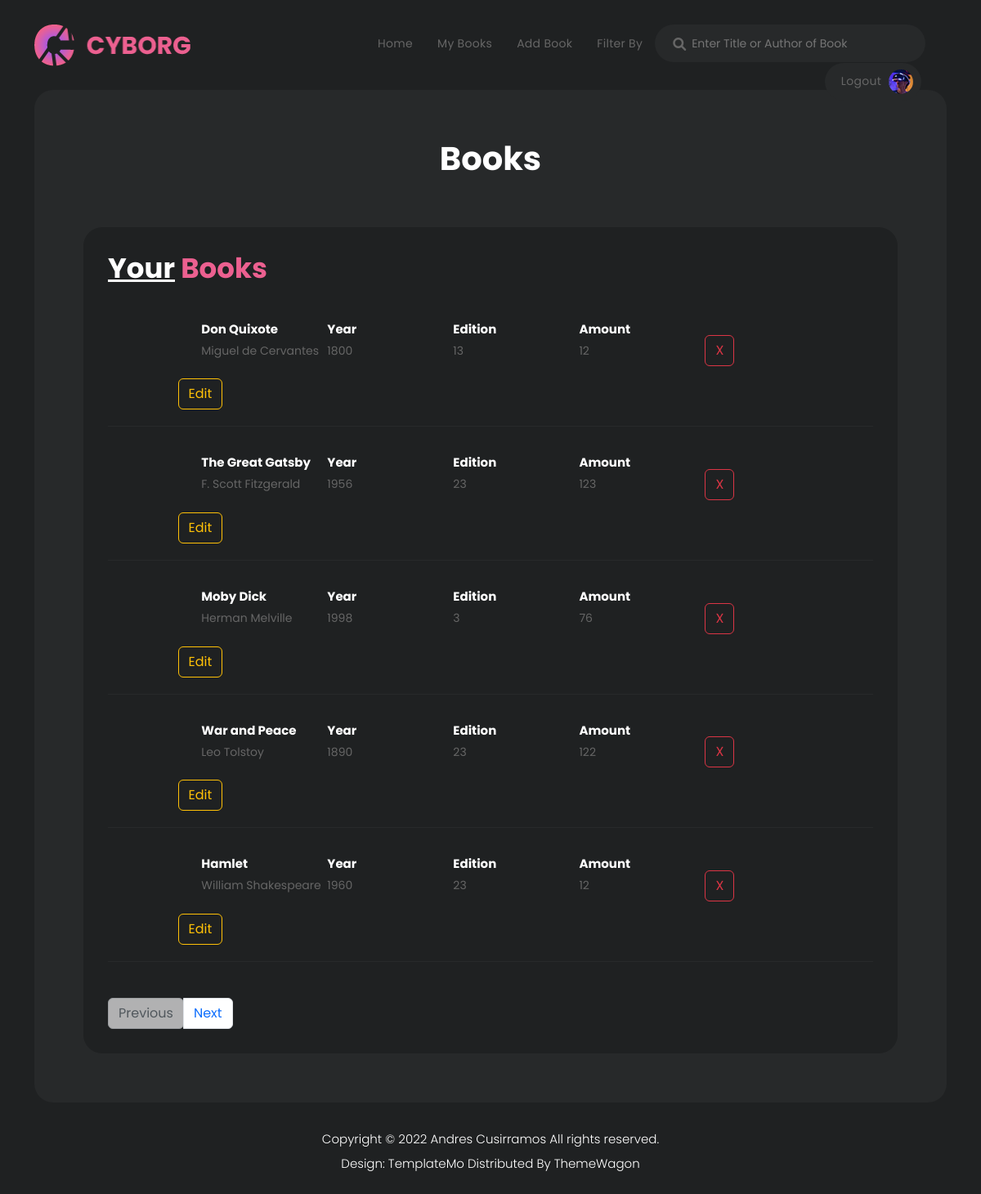
Screenshot of / (signed in) with the database file from the repository.
### website/models.py (models this page shows)
class Book(db.Model):
    id = db.Column(db.Integer, primary_key=True)
    title = db.Column(db.String(150))
    author = db.Column(db.String(150))
    year = db.Column(db.String(50))
    edition = db.Column(db.Integer)
    image = db.Column(db.String(500))
    amount = db.Column(db.Integer)

### website/views.py (the view)
@views.route('/', methods=['GET'], defaults={"page": 1})
@views.route('/<int:page>', methods=['GET'])
@login_required
def view(page):
    page = page
    per_page = 5
    threads = Book.query.paginate(page,per_page,error_out=False)
    return render_template("home.html", threads=threads,user=current_user )

### website/__init__.py (called while the page is built)
def create_app():
    app = Flask(__name__)
    app.config['SECRET_KEY'] = 'hjshjhdjah kjshkjdhjs'
    app.config['SQLALCHEMY_DATABASE_URI'] = f'sqlite:///{DB_NAME}'
    db.init_app(app)
    from .views import views
    from .auth import auth
    app.register_blueprint(views, url_prefix='/')
    app.register_blueprint(auth, url_prefix='/')
    from .models import User, Book
    create_database(app)
    login_manager = LoginManager()
    login_manager.login_view = 'auth.login'
    login_manager.init_app(app)
    @login_manager.user_loader
    def load_user(id):
        return User.query.get(int(id))
    return app

### website/templates/home.html (shortened to what this page needs)
{% extends "base.html" %} {% block title %}Home{% endblock %} {% block content
    %}
    <h1 align="center">Books</h1>
    <div class="gaming-library">
      <div class="col-lg-12">
        <div class="heading-section">
          <h4><em>Your</em> Books</h4>
        </div>
        {% for book in threads.items %}
        <div class="item">
          <ul>
            <li><img src="{{book.image}}" alt="" class="templatemo-item"></li>
            <li><h4>{{book.title}}</h4><span>{{book.author}}</span></li>
            <li><h4>Year</h4><span>{{book.year}}</span></li>
            <li><h4>Edition</h4><span>{{book.edition}}</span></li>
            <li><h4>Amount</h4><span>{{book.amount}}</span></li>
            <li><form action="{{url_for('views.delete', id = book.id)}}">
              <button type="submit" class="btn btn-outline-danger">X</button>
            </form></li>
            <li><form action="{{url_for('views.update', id = book.id)}}">
              <button type="submit" class="btn btn-outline-warning">Edit
              </button>
           </form></li>
          </ul>
        </div>
        {% endfor %}
    <nav aria-label="Page navigation example" style="display: inline-block; list-style-type: none;">
      <ul class="pagination">
          {% if threads.has_prev %}
            <li class="page-item"> <a class="page-link" href="{{ url_for('views.view', page=threads.prev_num) }}">Previous</a></li>
          {% else %}
            <li class="page-item"><a class="page-link btn disabled" href="#">Previous</a></li>
          {% endif %}
          {% if threads.has_next %}
            <li class="page-item"> <a class="page-link" href="{{ url_for('views.view', page=threads.next_num) }}">Next</a></li>
          {% else %}
            <li class="page-item"><a class="page-link btn disabled" href="#">Next</a></li>
          {% endif %}
      </ul>
    </nav>
  {% endblock %}

### website/static/assets/css/templatemo-cyborg-gaming.css (style rules this page uses)
html, body, div, span, applet, object, iframe, h1, h2, h3, h4, h5, h6, p, blockquote, div pre, a, abbr, acronym, address, big, cite, code, del, dfn, em, font, img, ins, kbd, q, s, samp, small, strike, strong, sub, sup, tt, var, b, u, i, center, dl, dt, dd, ol, ul, li, figure, header, nav, section, article, aside, footer, figcaption { margin: 0; padding: 0; border: 0; outline: 0; }
ul, li { padding: 0; margin: 0; list-style: none; }
header, nav, section, article, aside, footer, hgroup { display: block; }
* { box-sizing: border-box; }
html, body { font-family: 'Poppins', sans-serif; font-weight: 400; background-color: #1e1e1e; font-size: 16px; -ms-text-size-adjust: 100%; -webkit-font-smoothing: antialiased; -moz-osx-font-smoothing: grayscale; }
a { color: #CCC; text-decoration: none !important; }
h1, h2, h3, h4, h5, h6 { margin-top: 0px; margin-bottom: 0px; color: #fff; font-weight: 700; }
ul { margin-bottom: 0px; }
html, body { background: #1f2122; font-family: 'Poppins', sans-serif; }
.heading-section h4 { color: #ec6090; font-size: 34px; text-decoration: none; margin-bottom: 30px; }
.heading-section h4 em { color: #fff; font-style: normal; text-decoration: underline; }
.gaming-library { margin-top: 60px; padding: 30px; background-color: #1f2122; border-radius: 23px; }
.gaming-library .item { border-bottom: 1px solid #27292a; margin-bottom: 20px; padding-bottom: 20px; }
.gaming-library .item ul li { margin-top: 15px; }
.gaming-library .item ul li { display: inline-block; width: 17%; }
.gaming-library .item ul li:first-child { width: 110px; }
.gaming-library .item ul li:last-child { width: 15%; text-align: right; }
.gaming-library .item ul li h4 { font-size: 15px; margin-bottom: 5px; }
.gaming-library .item ul li span { color: #666; font-size: 14px; }
body { overflow-x: hidden; }
@media (max-width: 1200px) { .gaming-library .item ul li { width: 16%; } }

### rows the page displays
Book: title "Don Quixote", author "Miguel de Cervantes", year "1800", edition "13", amount "12"
Book: title "The Great Gatsby", author "F. Scott Fitzgerald", year "1956", edition "23", amount "123"
Book: title "Moby Dick", author "Herman Melville", year "1998", edition "3", amount "76"
Book: title "War and Peace", author "Leo Tolstoy", year "1890", edition "23", amount "122"
Book: title "Hamlet", author "William Shakespeare", year "1960", edition "23", amount "12"
